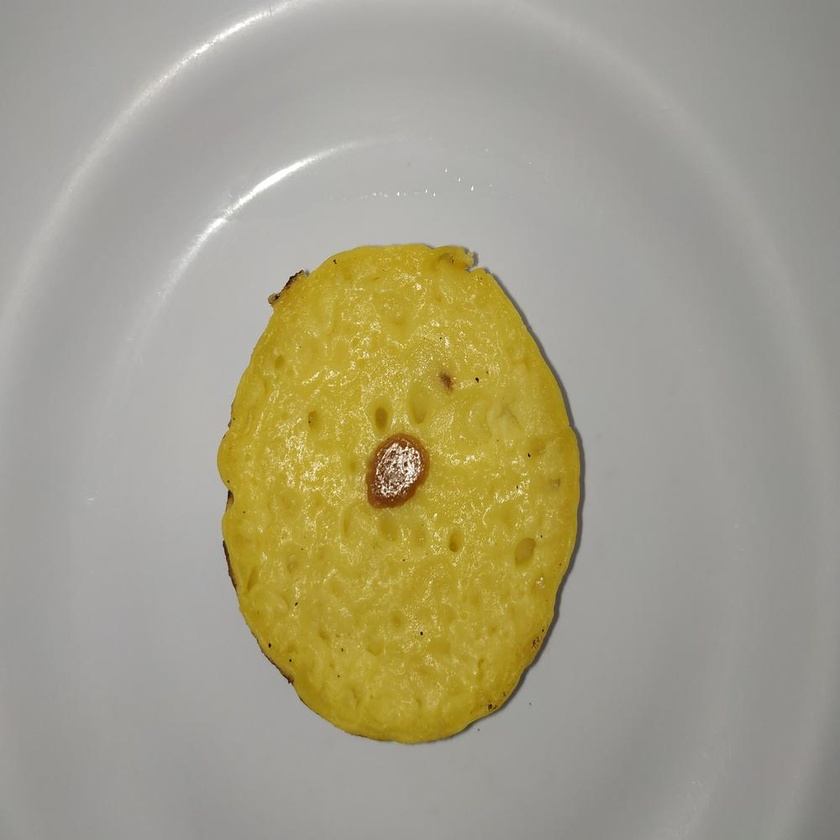
#> input picture kue_lumpur_1.jpg, 840 x 840 px, shrunk from 1000 x 1000 before the run
$ python temp_xyz.py
#> lines starting #> are read from the running program, lines starting #| are printed output that depends on the picture
# -*- coding: utf-8 -*-
"""
Created on Tue Oct 22 16:48:51 2019

@author: adhan
"""

import cv2
import math
import numpy as np

# =============================================================================
# Init
# =============================================================================
img = cv2.imread('kue_lumpur_1.jpg')
#> img is the input picture: shape (840, 840, 3); mean B, G, R 135.1, 158.6, 164.1

allB = img[:,:,0] #channel warna biru
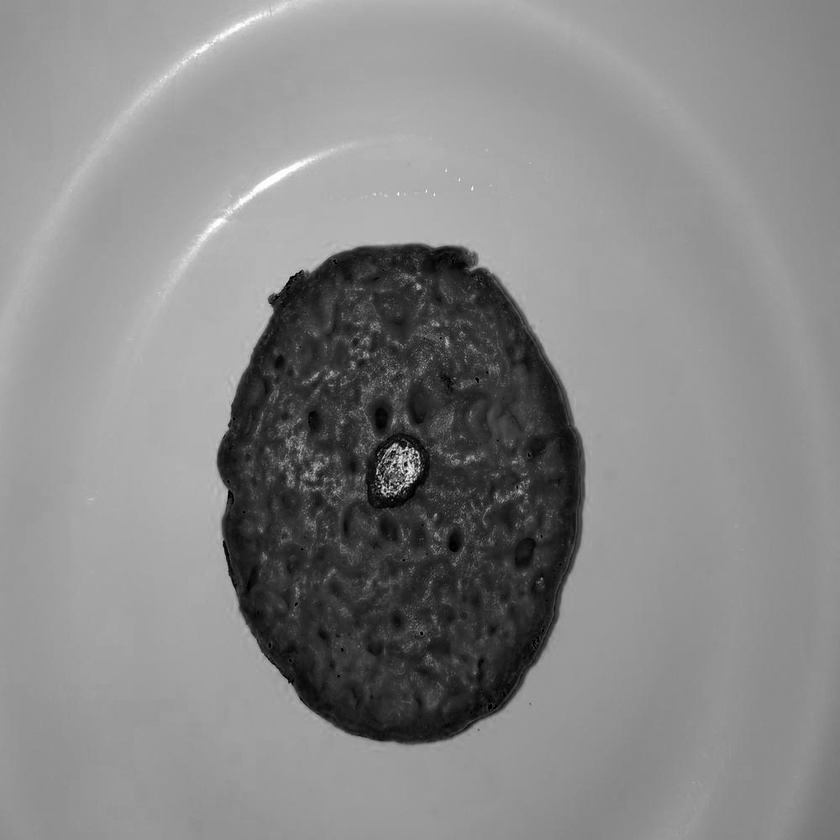
#> allB: shape (840, 840); min 0, max 255, mean 135.1
allG = img[:,:,1] #channel warna hijau
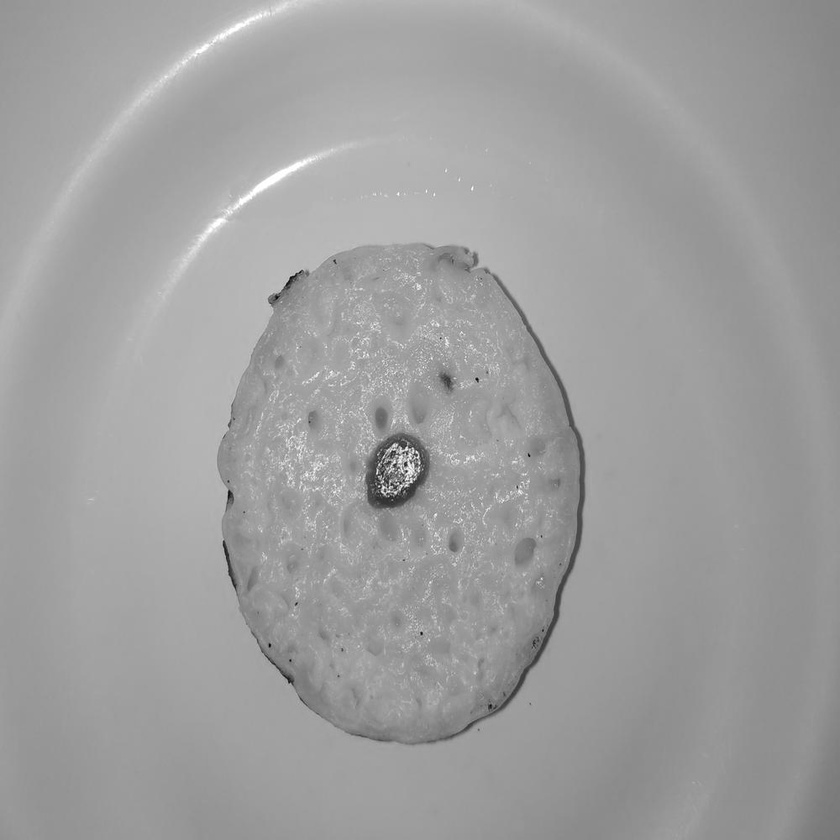
#> allG: shape (840, 840); min 1, max 255, mean 158.6
allR = img[:,:,2] #channel warna merah
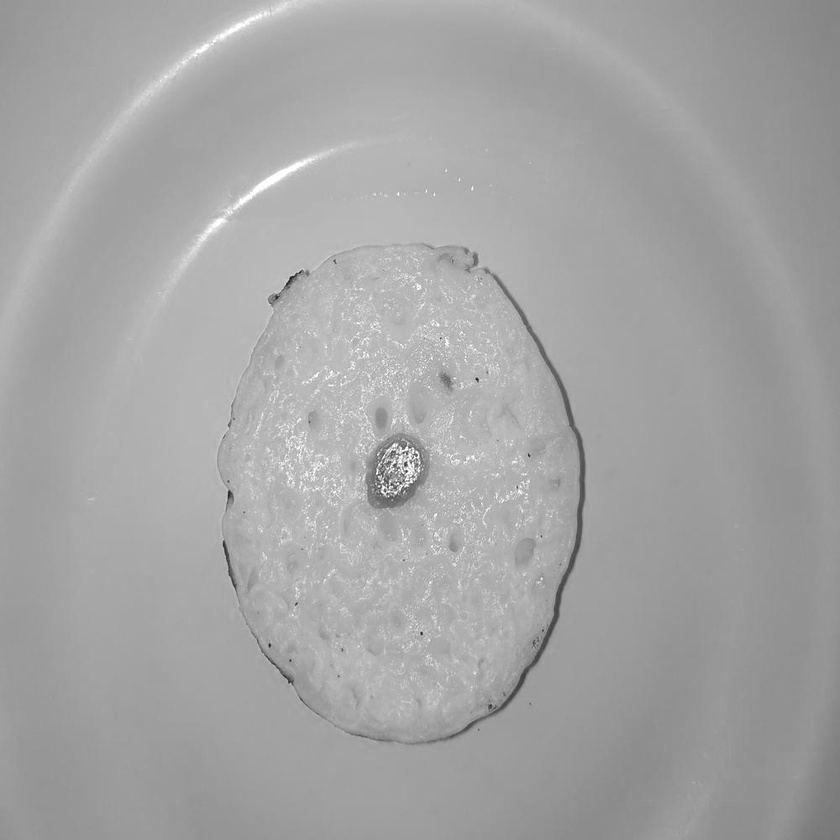
#> allR: shape (840, 840); min 25, max 255, mean 164.1

# =============================================================================
# OpenCV
# =============================================================================

grayImg = cv2.cvtColor(img, cv2.COLOR_BGR2GRAY)
xyzImg = cv2.cvtColor(img, cv2.COLOR_XYZ2BGR)
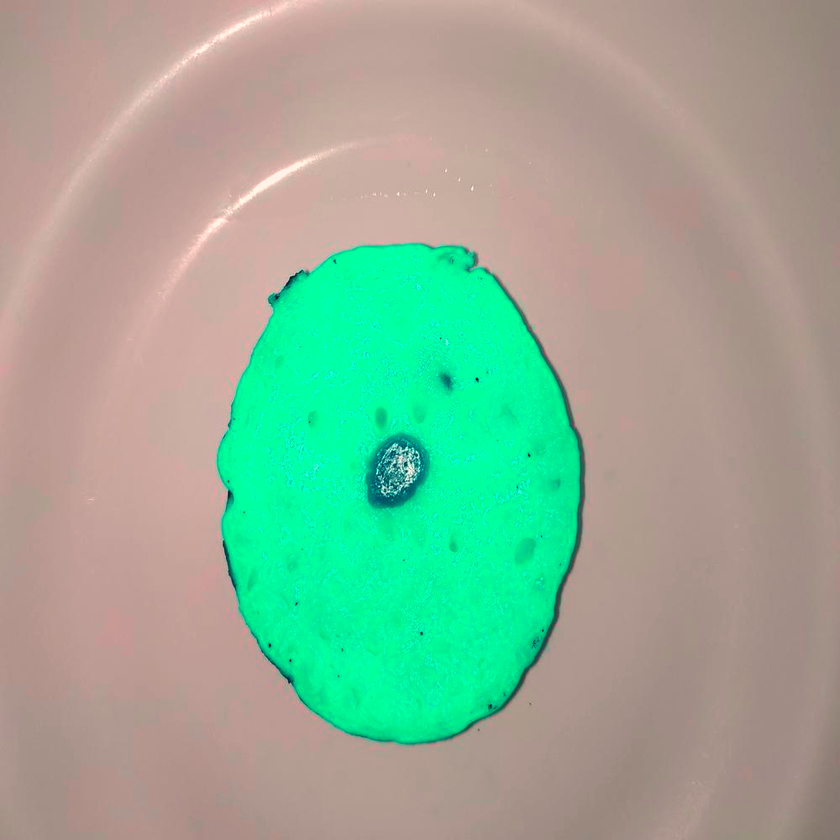
#> xyzImg: shape (840, 840, 3); mean B, G, R 148.6, 172.9, 145
labImg = cv2.cvtColor(img, cv2.COLOR_Lab2BGR)
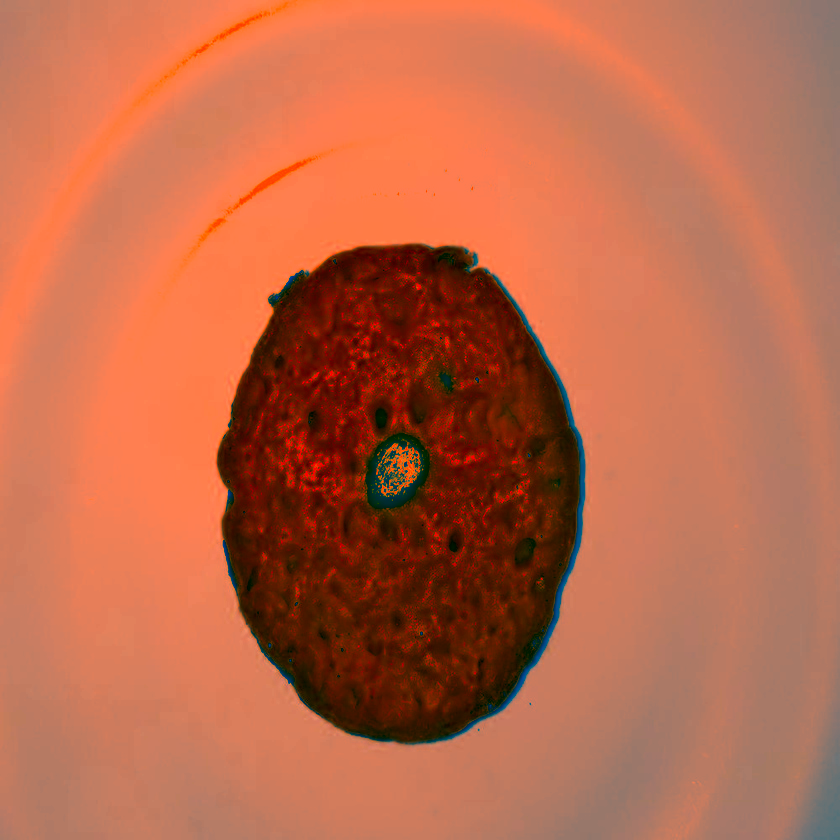
#> labImg: shape (840, 840, 3); mean B, G, R 73.1, 103.6, 187.4

testRGB = [allR[0][0], allG[0][0], allB[0][0]]
#> testRGB = [150, 149, 147]
testLab = [labImg[0][0][0], labImg[0][0][1], labImg[0][0][2]]
#> testLab = [101, 124, 185]
testXYZ = [xyzImg[0][0][0], xyzImg[0][0][1], xyzImg[0][0][2]]
#> testXYZ = [136, 143, 173]
# =============================================================================
# =============================================================================
# #
# =============================================================================
# =============================================================================

#kd50 = np.array([[0.49, 0.31, 0.20],
#     [0.17697, 0.81240, 0.01063],
#     [0.00, 0.01, 0.99]
#     ])
# [20 lines left out: function getXYZ, not called in this run]

# =============================================================================
# XYZ to RGB
# =============================================================================

k = np.array([[3.240479, -1.53715, -0.498535],
     [-0.969256, 1.875991, 0.041556],
     [0.055648, -0.204043, 1.057311]
     ])

#> (the run stopped early here; a loop or call above may not have finished)
